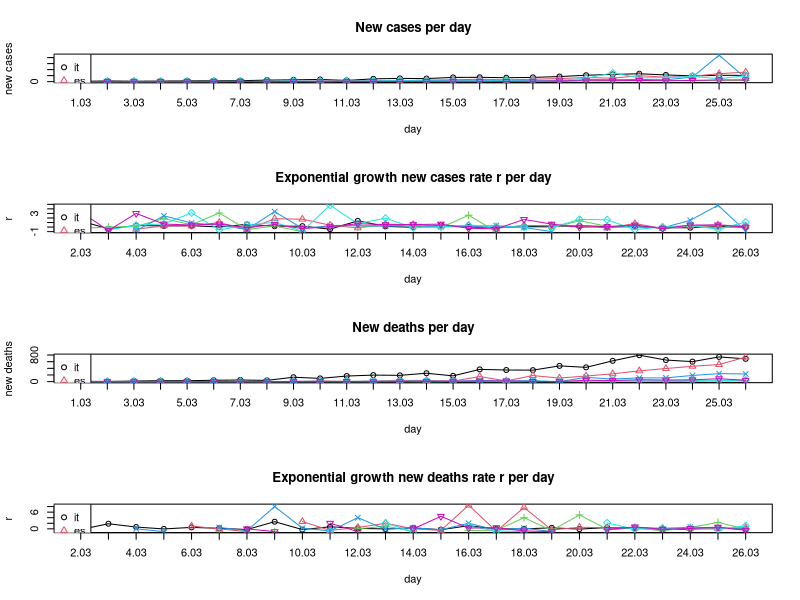

Recreate this plot in R.
## Exponential growth
# y = a * (1 + r)^x
# a = initial value (the amount before measuring growth or decay)
# r = growth or decay rate (most often represented as a percentage and expressed as a decimal)
# x = number of time intervals that have passed
# (y/a)^(1/x) - 1 = r

BASE_DIR <- "~/covid-19/"
setwd(BASE_DIR)

## March: New confirmed covid-19 cases per day. Data taken from daily situation reports from the WHO website.
days <- c('01.03','02.03','03.03','04.03','05.03','06.03','07.03',
          '08.03','09.03','10.03','11.03','12.03','13.03','14.03',
          '15.03','16.03','17.03','18.03','19.03','20.03','21.03',
          '22.03','23.03','24.03','25.03','26.03')
it <- c(240,561,347,466,587,769,778,1247,1492,1797,977,2313,2651,
        2547,3497,3590,3233,3526,4207,5322,5986,6557,5560,4789,5249,
        5210)
es <- c(13,0,69,37,47,59,117,56,159,435,615,501,825,1266,1522,2000,
        1438,1987,2538,3431,2833,4946,3646,4517,6584,7937)
ch <- c(8,6,6,7,20,30,123,55,68,0,159,154,213,267,234,841,0,450,353,
        853,977,1237,894,1044,774,925)
fr <- c(43,0,91,21,73,138,193,93,410,286,372,495,591,780,829,911,
        1193,1079,0,1834,1598,1821,1525,3794,22025,2895)
de <- c(0,72,28,39,66,272,105,156,317,27,157,271,802,693,733,1043,
        1174,1144,1042,2801,7324,3140,3311,4438,2342,4954)
uk <- c(3,13,3,12,20,29,49,43,67,46,50,87,134,208,342,251,152,407,
        672,647,706,1035,669,967,1427,1452)
all_countries <- list(it,es,ch,fr,de,uk)

## March: New confirmed covid-19 deaths per day. Data taken from daily situation reports from the WHO website.
it_d <- c(8,6,17,28,27,41,49,37,132,97,168,196,189,252,173,368,349,
          345,473,429,625,795,649,601,743,685)
es_d <- c(0,0,0,0,1,2,2,0,5,18,8,12,36,36,16,152,21,182,107,169,
          235,324,394,462,514,738)
ch_d <- c(0,0,0,0,0,1,0,1,0,0,1,1,2,0,5,2,1,5,2,12,10,13,4,6,20,17)
fr_d <- c(0,0,1,1,0,2,3,1,9,11,3,15,13,18,12,36,21,27,0,128,78,112,
          112,186,240,231)
de_d <- c(0,0,0,0,0,0,0,0,0,2,0,1,3,0,2,4,1,0,0,8,25,22,27,32,23,49)
uk_d <- c(0,0,0,0,0,0,1,1,0,1,3,0,2,2,11,14,20,5,0,41,33,56,48,54,
          87,41)
all_countries_d <- list(it_d,es_d,ch_d,fr_d,de_d,uk_d)

## Computing exponential growth rates r
compute_r <- function(y, t, x){
  r <- c()
  for(i in 2:length(t)){
    new_r <- (y[i] / y[i-1])^(1/x) - 1
    if(abs(new_r) %in% c(Inf, NaN)) new_r <- NA
    r <- c(r, new_r)
  }
  return(r)
}

r_it <- compute_r(it, days, 1)
r_es <- compute_r(es, days, 1)
r_ch <- compute_r(ch, days, 1)
r_fr <- compute_r(fr, days, 1)
r_de <- compute_r(de, days, 1)
r_uk <- compute_r(uk, days, 1)
all_countries_r <- list(r_it,r_es,r_ch,r_fr,r_de,r_uk)

r_it_d <- compute_r(it_d, days, 1)
r_es_d <- compute_r(es_d, days, 1)
r_ch_d <- compute_r(ch_d, days, 1)
r_fr_d <- compute_r(fr_d, days, 1)
r_de_d <- compute_r(de_d, days, 1)
r_uk_d <- compute_r(uk_d, days, 1)
all_countries_r_d <- list(r_it_d,r_es_d,r_ch_d,r_fr_d,r_de_d,r_uk_d)

## Plotting
all_countries_names <- c('it','es','ch','fr','de','uk')
colors <- 1:length(all_countries_names)
pchs <- 1:length(all_countries_names)

pdf('figures/static-new-cases-with-growth-rate.pdf', height = 10, paper = 'a4')

par(mfrow=c(4,1))

# New cases per day
plot(days, unlist(all_countries[1]), main='New cases per day', type='o',
     ylim=c(0,max(unlist(all_countries),na.rm=T)),
     xaxt="n", col=colors[1], pch=pchs[1], ylab='new cases', xlab='day')
axis(1, at=days, labels=T)
for(i in 2:length(all_countries)){
  lines(days, unlist(all_countries[i]), type='o', col=colors[i], pch=pchs[i])
}
legend('topleft',legend=all_countries_names,col=colors,pch=pchs)

# Exponential growth new cases rate r per day
plot(days[-1], unlist(all_countries_r[1]), main='Exponential growth new cases rate r per day', type='o',
     ylim=c(min(unlist(all_countries_r),na.rm=T), max(unlist(all_countries_r),na.rm=T)),
     xaxt="n", col=colors[1], pch=pchs[1], ylab='r', xlab='day')
axis(1, at=days[-1], labels=T)
for(i in 2:length(all_countries_r)){
  lines(days[-1], unlist(all_countries_r[i]), type='o', col=colors[i], pch=pchs[i])
}
legend('topleft',legend=all_countries_names,col=colors,pch=pchs)


# New deaths per day
plot(days, unlist(all_countries_d[1]), main='New deaths per day', type='o',
     ylim=c(0,max(unlist(all_countries_d),na.rm=T)),
     xaxt="n", col=colors[1], pch=pchs[1], ylab='new deaths', xlab='day')
axis(1, at=days, labels=T)
for(i in 2:length(all_countries_d)){
  lines(days, unlist(all_countries_d[i]), type='o', col=colors[i], pch=pchs[i])
}
legend('topleft',legend=all_countries_names,col=colors,pch=pchs)

# Exponential growth new deaths rate r per day
plot(days[-1], unlist(all_countries_r_d[1]), main='Exponential growth new deaths rate r per day', type='o',
     ylim=c(min(unlist(all_countries_r_d),na.rm=T), max(unlist(all_countries_r_d),na.rm=T)),
     xaxt="n", col=colors[1], pch=pchs[1], ylab='r', xlab='day')
axis(1, at=days[-1], labels=T)
for(i in 2:length(all_countries_r_d)){
  lines(days[-1], unlist(all_countries_r_d[i]), type='o', col=colors[i], pch=pchs[i])
}
legend('topleft',legend=all_countries_names,col=colors,pch=pchs)

dev.off <- dev.off()
